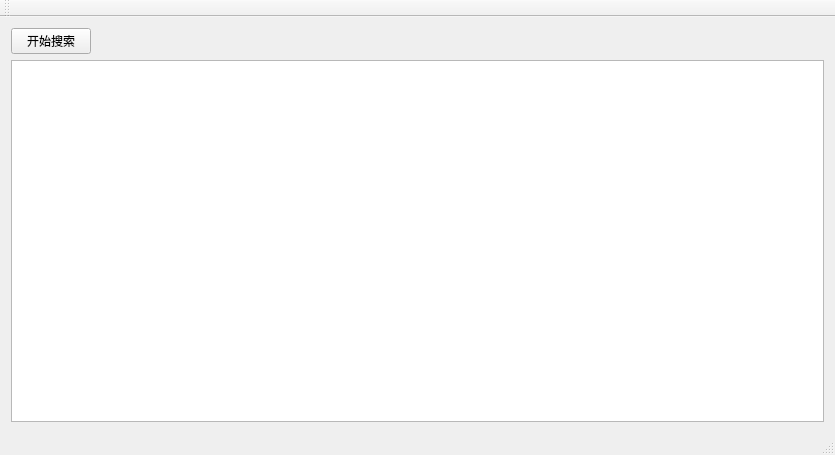
<?xml version="1.0" encoding="UTF-8"?>
<ui version="4.0">
 <class>test_7_4AClass</class>
 <widget class="QMainWindow" name="test_7_4AClass">
  <property name="geometry">
   <rect>
    <x>0</x>
    <y>0</y>
    <width>835</width>
    <height>455</height>
   </rect>
  </property>
  <property name="windowTitle">
   <string>test_7_4A</string>
  </property>
  <widget class="QWidget" name="centralWidget">
   <layout class="QVBoxLayout" name="verticalLayout">
    <item>
     <layout class="QHBoxLayout" name="horizontalLayout">
      <item>
       <widget class="QPushButton" name="btnStart">
        <property name="text">
         <string>开始搜索</string>
        </property>
       </widget>
      </item>
      <item>
       <spacer name="horizontalSpacer">
        <property name="orientation">
         <enum>Qt::Horizontal</enum>
        </property>
        <property name="sizeHint" stdset="0">
         <size>
          <width>40</width>
          <height>20</height>
         </size>
        </property>
       </spacer>
      </item>
     </layout>
    </item>
    <item>
     <widget class="QPlainTextEdit" name="btnPlain"/>
    </item>
   </layout>
  </widget>
  <widget class="QMenuBar" name="menuBar">
   <property name="geometry">
    <rect>
     <x>0</x>
     <y>0</y>
     <width>835</width>
     <height>26</height>
    </rect>
   </property>
  </widget>
  <widget class="QToolBar" name="mainToolBar">
   <attribute name="toolBarArea">
    <enum>TopToolBarArea</enum>
   </attribute>
   <attribute name="toolBarBreak">
    <bool>false</bool>
   </attribute>
  </widget>
  <widget class="QStatusBar" name="statusBar"/>
 </widget>
 <layoutdefault spacing="6" margin="11"/>
 <resources>
  <include location="test_7_4A.qrc"/>
 </resources>
 <connections/>
</ui>
